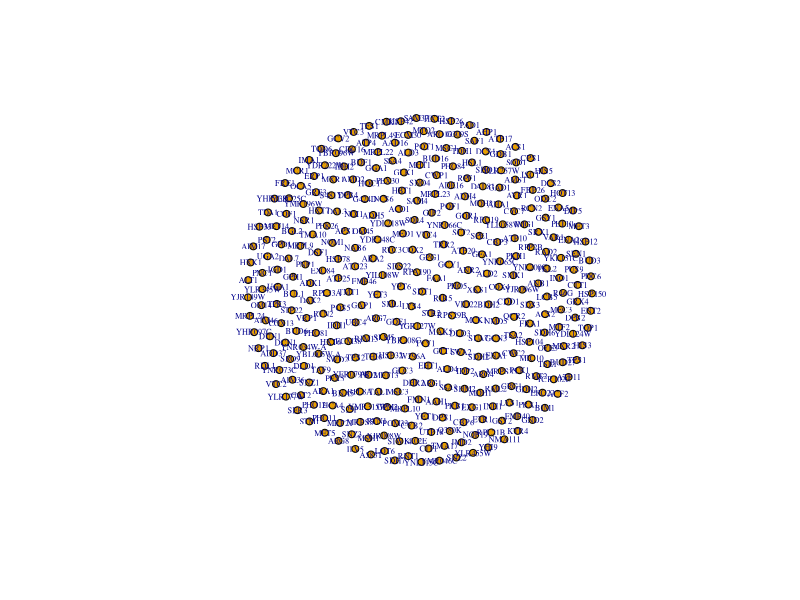
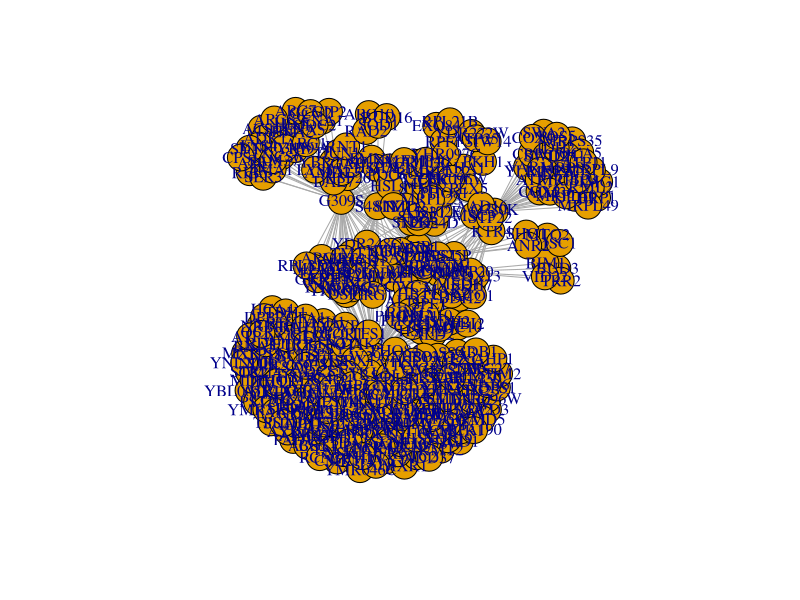
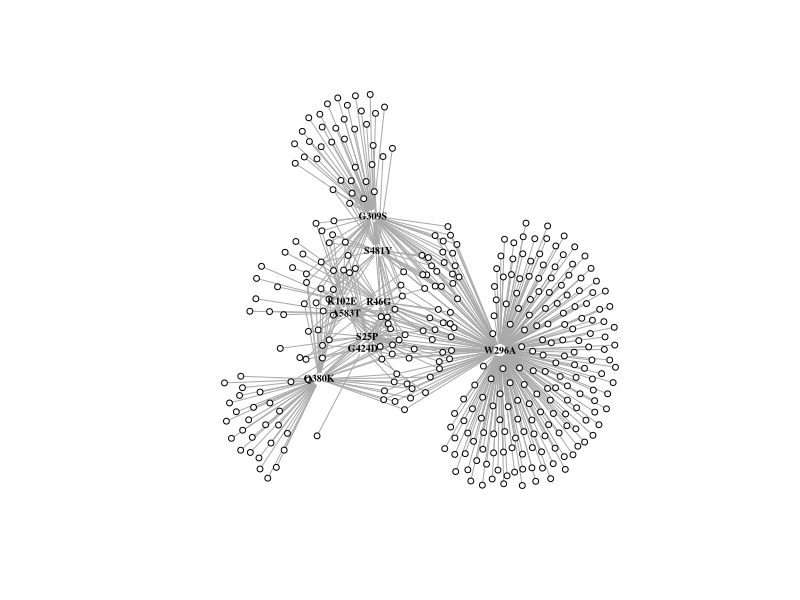
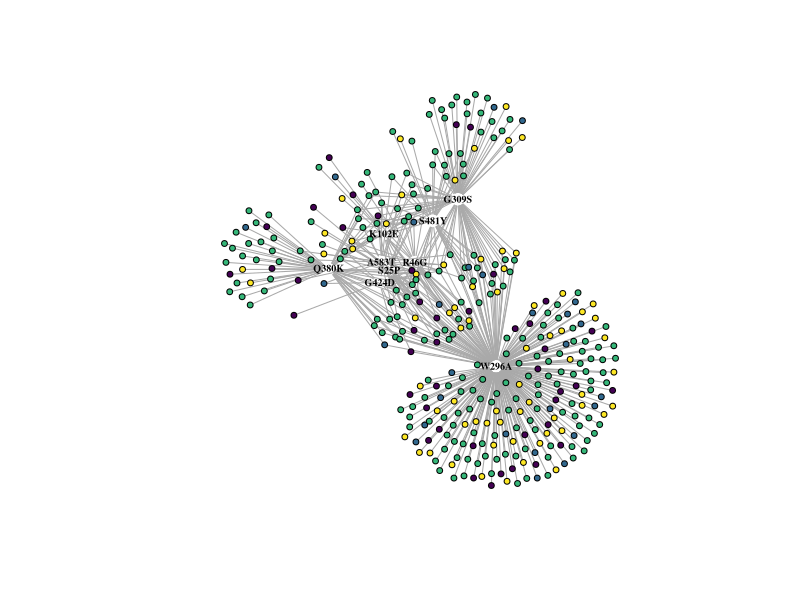
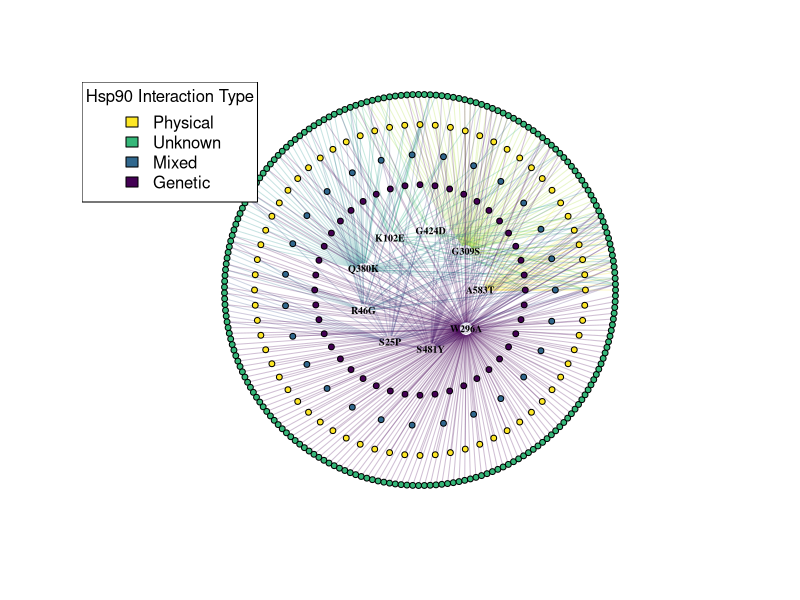
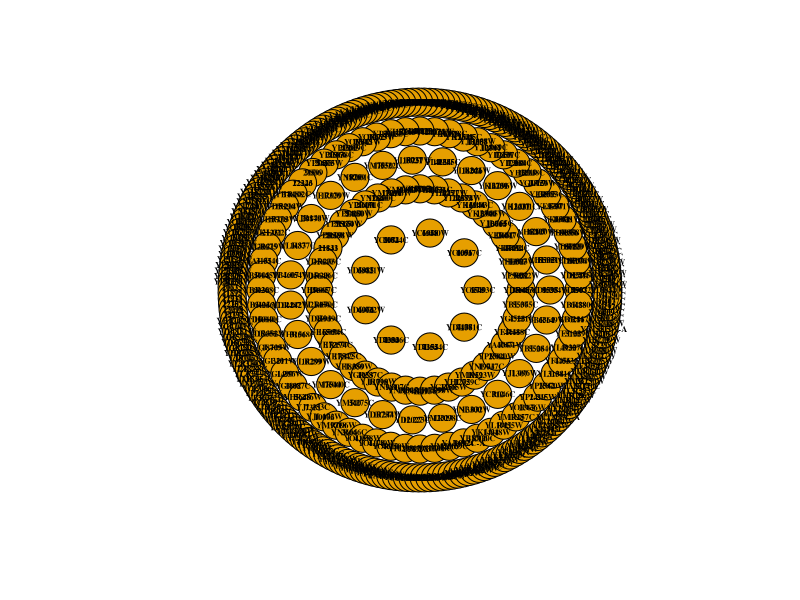

Recreate these plots in R, in order.
## ---- chunk 1
# Load in our data
proteomic <- read.csv("trimmed_proteomic_Data.csv")
## ---- chunk 2

## ---- chunk 3

Hsp90.Interactors <- read.csv("SGD_All_interactions_Hsp90_with_Refs_trimmed.csv", header = TRUE, stringsAsFactors = FALSE)

## ---- chunk 4
GO.terms <- read.table(file = "GO Slim Mapper Results.txt", header = TRUE, sep = "\t", stringsAsFactors = FALSE)
## ---- chunk 5

## ---- chunk 6
#| message: false
#| warning: false
library(igraph)
## ---- chunk 7
# Visualize 350 nodes corresponding to the significant hits in our data
nodes <- unique(c(proteomic$contrast, proteomic$Gene))

g <- make_empty_graph(directed = FALSE)
g <- add_vertices(g, length(nodes))
V(g)$name <- nodes

plot(g, 
     margin = -.4,
     vertex.size = 4,
     vertex.label.cex = .5,
     xlim=c(-1.5, 1.5), ylim=c(-1.5,1.5) 
     )
## ---- chunk 8
edges <- data.frame(
  from = proteomic$Gene,
  to = proteomic$contrast,
  LogFC = proteomic$logFC,
  p = proteomic$P.Value
  
)

# Convert edge list to indices
edges$from <- match(edges$from, nodes)
edges$to <- match(edges$to, nodes)

# create a list of alternating values from 'from' and 'to' columns
edge_list <- c(rbind(edges$from, edges$to))

g <- add_edges(g, edges = edge_list)

# Specify edge length based on attribute: LogFC

edge_weights <- abs(edges$LogFC)
E(g)$weight <- edge_weights
## ---- chunk 9
# Plot the network
plot(g)
## ---- chunk 10
#| warning: false

# Nodes
nodes <- unique(c(proteomic$contrast, proteomic$Gene))

g <- make_empty_graph(directed = FALSE)
g <- add_vertices(g, length(nodes))

# set all vertex labels to an empty string
V(g)$label <- ""

# manually assign labels to the 9 (mutant) nodes
V(g)$label[1:9] <- nodes[1:9]

# node colors

V(g)$color <- "white"

# Hide the mutant node shapes
V(g)$size <- 3
V(g)[1:9]$size <- 7

# Hide mutant nodes, but leave labels
V(g)$shape <- "circle"
V(g)$shape[1:9] <- "none"

# Edges
edges <- data.frame(
  from = proteomic$Gene,
  to = proteomic$contrast,
  LogFC = proteomic$logFC,
  p = proteomic$P.Value
  
)

# Convert edge list to indices
edges$from <- match(edges$from, nodes)
edges$to <- match(edges$to, nodes)

# create a list of alternating values from 'from' and 'to' columns
edge_list <- c(rbind(edges$from, edges$to))

g <- add_edges(g, edges = edge_list)

# Specify edge length based on attribute: LogFC
# "Undo" the Log (base: 2) so that larger LogFC values have more 'weight'
# add 10 to all values to help make the network physically smaller.

edge_weights <- abs(edges$LogFC)
E(g)$weight <- edge_weights

# c <- cluster_louvain(g, resolution = 1.25)

layout <- layout_with_fr(g)

# ## Try to resolve overlapping labels or labels too close.
# # Calculate the degree of each node
# deg <- degree(g)
# 
# # Set the label distance and degree based on the node degree
# dist <- ifelse(deg <= 2, 0, .5)  # For nodes with degree <= 2, set distance 
# degree <- seq(0, 360, length.out = 4)  # Set the label degree based on the node index
# degree <- degree + 90  # Shift the degrees so that labels are offset from the top of the node

# Plot the network
set.seed(420)
plot(g,
     layout = layout,
     margin = -.8, # allow the network to use up more of the margin
     vertex.label.cex = .6,
     vertex.label.font = 2, # Bold
     vertex.label.color= "black",
     edge_arrow_mode = 0,
     # vertex.label.degree = degree,
     # vertex.label.dist = dist,
     xlim=c(-1.75, 1.75), ylim=c(-1.75, 1.75) # Increase the plot size to help accommodate the network
)


## ---- chunk 11
# Assign each gene to a group based on interaction type with Hsp90.
proteomic$Interaction <- "Unknown"
proteomic$Interaction[proteomic$Systemic.name %in% Hsp90.Interactors$Systemic.Name[Hsp90.Interactors$TYPE=="Genetic"]] <- "Genetic"
proteomic$Interaction[proteomic$Systemic.name %in% Hsp90.Interactors$Systemic.Name[Hsp90.Interactors$TYPE=="Physical"]] <- "Physical"
proteomic$Interaction[proteomic$Systemic.name %in% Hsp90.Interactors$Systemic.Name[Hsp90.Interactors$TYPE=="Physical"] &
                        proteomic$Systemic.name %in% Hsp90.Interactors$Systemic.Name[Hsp90.Interactors$TYPE=="Genetic"]] <- "Mixed"

# Assign color to each group
library(viridis)

# Define color palette
colors <- viridis(n = 4, option = "D", alpha = 1, begin = 0, end = 1, direction = -1)

# Add color column to dataframe
proteomic$Int.color <- colors[match(proteomic$Interaction, unique(proteomic$Interaction))]

# Nodes
nodes <- unique(c(proteomic$contrast, proteomic$Gene))

g <- make_empty_graph(directed = FALSE)
g <- add_vertices(g, length(nodes))

V(g)$label <- nodes

# Edges

edges <- data.frame(
  from = proteomic$Gene,
  to = proteomic$contrast,
  LogFC = proteomic$logFC,
  p = proteomic$P.Value
  
)

# Convert edge list to indices
edges$from <- match(edges$from, nodes)
edges$to <- match(edges$to, nodes)

# create a list of alternating values from 'from' and 'to' columns
edge_list <- c(rbind(edges$from, edges$to))

g <- add_edges(g, edges = edge_list)

# node colors

V(g)$color <- "white"
V(g)$color <- proteomic$Int.color[match(V(g)$label, proteomic$Gene)]

# set all vertex labels to an empty string
V(g)$label <- ""

# manually assign labels to the 9 (mutant) nodes
V(g)$label[1:9] <- nodes[1:9]

# Hide the mutant node shapes
V(g)$size <- 3
V(g)[1:9]$size <- 7

# Hide mutant nodes, but leave labels
V(g)$shape <- "circle"
V(g)$shape[1:9] <- "none"

# Specify edge length based on attribute: LogFC
# "Undo" the Log (base: 2) so that larger LogFC values have more 'weight'
# add 10 to all values to help make the network physically smaller.

edge_weights <- abs(edges$LogFC)
E(g)$weight <- edge_weights

layout <- layout_with_fr(g)

# Plot the network
set.seed(420)
plot(g,
     layout = layout,
     margin = -.8, # allow the network to use up more of the margin
     vertex.label.cex = .6,
     vertex.label.font = 2, # Bold
     vertex.label.color= "black",
     edge_arrow_mode = 0,
    vertex.color = V(g)$color,
     xlim=c(-1.75, 1.75), ylim=c(-1.75, 1.75) # Increase the plot size to help accommodate the network
)

## ---- chunk 12
V(g)$label <- nodes

mutants <- matrix(c(cos(seq(0, 2*pi, length.out = 10)), 
                    sin(seq(0, 2*pi, length.out = 10))), ncol = 2)*4

# Add nodes to outer rings based on conditions
V(g)$color <- proteomic$Int.color[match(V(g)$label, proteomic$Gene)]

genetic <- length(unique(proteomic$Gene[proteomic$Interaction == "Genetic"]))+ 1
mixed <- length(unique(proteomic$Gene[proteomic$Interaction == "Mixed"]))+ 1
physical <- length(unique(proteomic$Gene[proteomic$Interaction == "Physical"]))+ 1
unknown <- length(unique(proteomic$Gene[proteomic$Interaction == "Unknown"]))+ 1

Node_coords <- data.frame(nodes.index = 1:359,
                          gene = c(unique(proteomic$contrast),unique(proteomic$Gene[proteomic$Interaction == "Genetic"]), 
                                  unique(proteomic$Gene[proteomic$Interaction == "Mixed"]),
                                  unique(proteomic$Gene[proteomic$Interaction == "Physical"]),
                                  unique(proteomic$Gene[proteomic$Interaction == "Unknown"])
                                  ))

# Assign the nodes in the outer rings to different positions based on their group

genetic.c <- matrix(c(cos(seq(0, 2*pi, length.out = genetic)), 
                    sin(seq(0, 2*pi, length.out = genetic))), 
                    ncol = 2)*7

mixed.c <- matrix(c(cos(seq(0, 2*pi, length.out = mixed)), 
                    sin(seq(0, 2*pi, length.out = mixed))), 
                  ncol = 2)*9

physical.c <- matrix(c(cos(seq(0, 2*pi, length.out = physical)), 
                       sin(seq(0, 2*pi, length.out = physical))), 
                     ncol = 2)*11

Unknown.c <- matrix(c(cos(seq(0, 2*pi, length.out = unknown)), 
                    sin(seq(0, 2*pi, length.out = unknown))), 
                    ncol = 2)*13

DF <- rbind(mutants[-nrow(mutants),], genetic.c[-nrow(genetic.c),], mixed.c[-nrow(mixed.c),], physical.c[-nrow(physical.c),], Unknown.c[-nrow(Unknown.c),])

Node_coords <- cbind(Node_coords,DF)

layout <- as.matrix(Node_coords[,3:4][match(V(g)$label, Node_coords$gene),])

# set all vertex labels to an empty string
V(g)$label <- ""

# manually assign labels to the 9 (mutant) nodes
V(g)$label[1:9] <- nodes[1:9]

###
colors2 <- viridis(n = 9, option = "D", alpha = .25, begin = 0, end = 1, direction = -1)


E(g)$color <- c(rep(colors2[1], degree(g,1)),
                rep(colors2[2], degree(g,2)),
                rep(colors2[3], degree(g,3)),
                rep(colors2[4], degree(g,4)),
                rep(colors2[5], degree(g,5)),
                rep(colors2[6], degree(g,6)),
                rep(colors2[7], degree(g,7)),
                rep(colors2[8], degree(g,8)),
                rep(colors2[9], degree(g,9))
                )


set.seed(420)
plot(g,
     layout = layout,
     margin = -.8, # allow the network to use up more of the margin
     vertex.label.cex = .6,
     vertex.label.font = 2, # Bold
     vertex.label.color= "black",
     edge_arrow_mode = 0,
     vertex.color = V(g)$color,
     edge.alpha = .1,
     xlim=c(-1.75, 1.75), ylim=c(-1.75, 1.75) # Increase the plot size to help accommodate the network
)

legend("topleft", legend=unique(proteomic$Interaction), fill=unique(V(g)$color)[2:5], title = "Hsp90 Interaction Type")
## ---- chunk 13
#| warning: false

# Calculate GO process enrichment
GO.terms$CLUSTER_FREQUENCY <- as.numeric(sub("%", "", GO.terms$CLUSTER_FREQUENCY))/100
GO.terms$GENOME_FREQUENCY <- as.numeric(sub("%", "", GO.terms$GENOME_FREQUENCY))/100
GO.terms$Enrichment <- GO.terms$CLUSTER_FREQUENCY/GO.terms$GENOME_FREQUENCY

# Take top 5 enriched processes that have at least 5 proteins annotated to a cellular process.

GO.terms5 <- GO.terms[GO.terms$NUM_LIST_ANNOTATIONS >= 5,]
GO.terms5 <- GO.terms5[order(GO.terms5$Enrichment, decreasing = T),]
GO.terms5 <- GO.terms5[1:5, c(1,2,9,10)]

library(tidyr)
GO.terms5.split <- separate_rows(GO.terms5, ANNOTATED_GENES, sep = ", ")

proteomic$GO.process <- "other"
proteomic$GO.process[proteomic$Gene %in% GO.terms5.split$ANNOTATED_GENES] <- GO.terms5.split$TERM[GO.terms5.split$ANNOTATED_GENES %in% proteomic$Gene]

g <- graph_from_data_frame(proteomic)

set.seed(420)
plot(g,
     layout = layout,
     margin = -.8, # allow the network to use up more of the margin
     vertex.label.cex = .5,
     vertex.label.font = 2, # Bold
     vertex.label.color= "black",
     edge_arrow_mode = 0,
     xlim=c(-1.75, 1.75), ylim=c(-1.75, 1.75) # Increase the plot size to help accommodate the network
)

